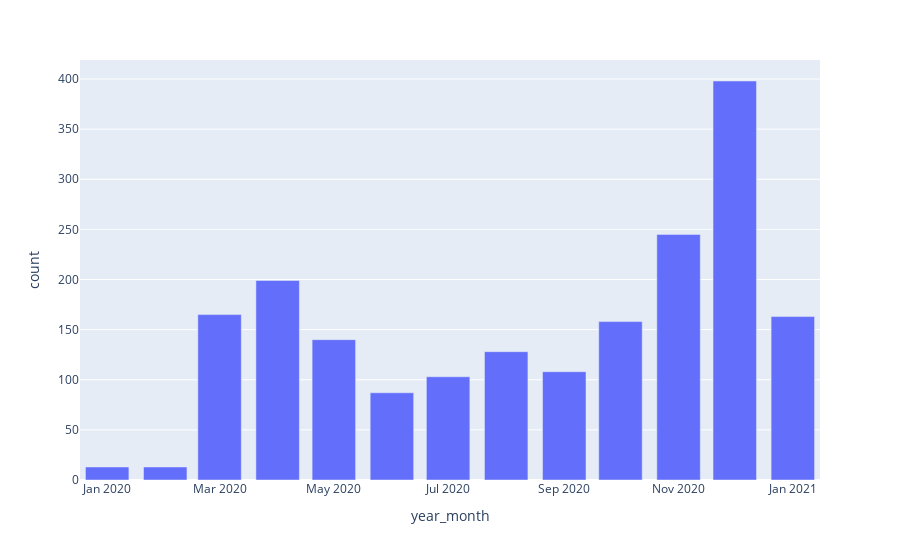

Write notebook code for a chart like this one.
### Code cell
fig = px.bar(df2, x='year_month', y='count')
fig.show()

### Figure 1 — Plotly figure (JSON) as saved in the notebook; plotly's stock layout.template omitted (floating-point values rounded to 4 significant figures)
{"data": [{"alignmentgroup": "True", "hovertemplate": "year_month=%{x}<br>count=%{y}<extra></extra>", "legendgroup": "", "marker": {"color": "#636efa"}, "name": "", "offsetgroup": "", "orientation": "v", "showlegend": false, "textposition": "auto", "type": "bar", "x": ["2021-01", "2020-12", "2020-11", "2020-10", "2020-09", "2020-08", "2020-07", "2020-06", "2020-05", "2020-04", "2020-03", "2020-02", "2020-01"], "xaxis": "x", "y": [163, 398, 245, 158, 108, 128, 103, 87, 140, 199, 165, 13, 13], "yaxis": "y"}], "layout": {"barmode": "relative", "legend": {"tracegroupgap": 0}, "margin": {"t": 60}, "xaxis": {"anchor": "y", "domain": [0, 1], "title": {"text": "year_month"}}, "yaxis": {"anchor": "x", "domain": [0, 1], "title": {"text": "count"}}}}
